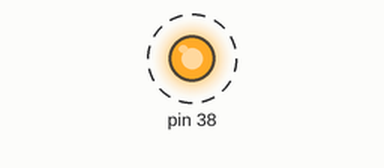
This sketch was run on a simulated Arduino Mega 2560, built with avr-gcc and run on an emulated ATmega2560. Shown: output pins drawn as LEDs (lit = HIGH). Dashed ring = blinking.

Above: at 0.02 s.
Timing chart, 0 to 3.0 s (numbered marks = the images above):
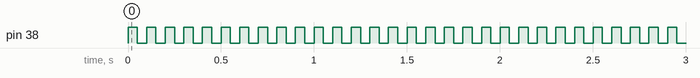

The sketch:

2_20HzLed.ino
```cpp
void setearTimer20htz(){
  noInterrupts(); // disable all interrupts
  TCCR5A = 0;
  TCCR5B = 0;
  TCNT5 = 0;
  OCR5A = 3125; // compare match register 16MHz/256/20Hz (20016micros)
  TCCR5B |= (1 << WGM52); // CTC mode
  TCCR5B |= (1 << CS52 ); // 256 prescaler
  TIMSK5 |= (1 << OCIE5A); // enable timer compare interrupt
  interrupts();
}
ISR(TIMER5_COMPA_vect) // timer compare interrupt service routine
{
  digitalWrite(38,!digitalRead(38));                     // wait for a second
}
void setup() {
  // put your setup code here, to run once:
  pinMode(38, OUTPUT);
setearTimer20htz();
}

void loop() {
  // put your main code here, to run repeatedly:

}
```

Measured:
- by itself, pin 38: alternates HIGH for 0.05 s and LOW for 0.05 s
